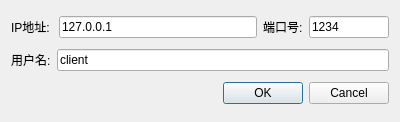
<?xml version="1.0" encoding="UTF-8"?>
<ui version="4.0">
 <class>ConnectToServer</class>
 <widget class="QDialog" name="ConnectToServer">
  <property name="geometry">
   <rect>
    <x>0</x>
    <y>0</y>
    <width>400</width>
    <height>122</height>
   </rect>
  </property>
  <property name="windowTitle">
   <string>Dialog</string>
  </property>
  <layout class="QVBoxLayout" name="verticalLayout">
   <item>
    <layout class="QHBoxLayout" name="horizontalLayout">
     <item>
      <widget class="QLabel" name="label">
       <property name="text">
        <string>IP地址: </string>
       </property>
      </widget>
     </item>
     <item>
      <widget class="QLineEdit" name="ipInput">
       <property name="text">
        <string>127.0.0.1</string>
       </property>
      </widget>
     </item>
     <item>
      <widget class="QLabel" name="label_2">
       <property name="text">
        <string>端口号:</string>
       </property>
      </widget>
     </item>
     <item>
      <widget class="QLineEdit" name="portInput">
       <property name="sizePolicy">
        <sizepolicy hsizetype="Expanding" vsizetype="Fixed">
         <horstretch>0</horstretch>
         <verstretch>0</verstretch>
        </sizepolicy>
       </property>
       <property name="maximumSize">
        <size>
         <width>80</width>
         <height>16777215</height>
        </size>
       </property>
       <property name="text">
        <string>1234</string>
       </property>
      </widget>
     </item>
    </layout>
   </item>
   <item>
    <layout class="QHBoxLayout" name="horizontalLayout_2">
     <item>
      <widget class="QLabel" name="label_3">
       <property name="text">
        <string>用户名:</string>
       </property>
      </widget>
     </item>
     <item>
      <widget class="QLineEdit" name="userNameInput">
       <property name="text">
        <string>client</string>
       </property>
      </widget>
     </item>
    </layout>
   </item>
   <item>
    <widget class="QDialogButtonBox" name="buttonBox">
     <property name="orientation">
      <enum>Qt::Orientation::Horizontal</enum>
     </property>
     <property name="standardButtons">
      <set>QDialogButtonBox::StandardButton::Cancel|QDialogButtonBox::StandardButton::Ok</set>
     </property>
    </widget>
   </item>
  </layout>
 </widget>
 <resources/>
 <connections>
  <connection>
   <sender>buttonBox</sender>
   <signal>accepted()</signal>
   <receiver>ConnectToServer</receiver>
   <slot>accept()</slot>
   <hints>
    <hint type="sourcelabel">
     <x>227</x>
     <y>78</y>
    </hint>
    <hint type="destinationlabel">
     <x>157</x>
     <y>99</y>
    </hint>
   </hints>
  </connection>
  <connection>
   <sender>buttonBox</sender>
   <signal>rejected()</signal>
   <receiver>ConnectToServer</receiver>
   <slot>reject()</slot>
   <hints>
    <hint type="sourcelabel">
     <x>295</x>
     <y>84</y>
    </hint>
    <hint type="destinationlabel">
     <x>286</x>
     <y>99</y>
    </hint>
   </hints>
  </connection>
 </connections>
</ui>
